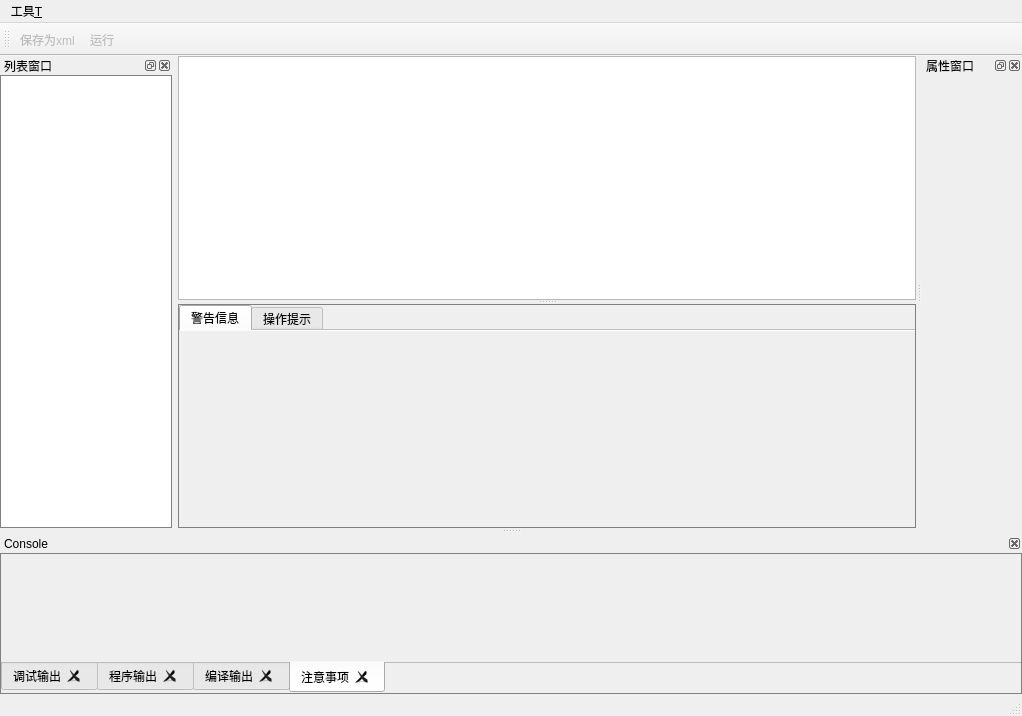
<?xml version="1.0" encoding="UTF-8"?>
<ui version="4.0">
 <class>MainWindow_Radar</class>
 <widget class="QMainWindow" name="MainWindow_Radar">
  <property name="enabled">
   <bool>true</bool>
  </property>
  <property name="geometry">
   <rect>
    <x>0</x>
    <y>0</y>
    <width>1022</width>
    <height>716</height>
   </rect>
  </property>
  <property name="windowTitle">
   <string>编辑雷达</string>
  </property>
  <property name="styleSheet">
   <string notr="true"/>
  </property>
  <property name="dockOptions">
   <set>QMainWindow::AllowNestedDocks|QMainWindow::AllowTabbedDocks|QMainWindow::AnimatedDocks</set>
  </property>
  <widget class="QWidget" name="centralwidget">
   <layout class="QGridLayout" name="gridLayout">
    <property name="leftMargin">
     <number>0</number>
    </property>
    <property name="topMargin">
     <number>0</number>
    </property>
    <property name="rightMargin">
     <number>0</number>
    </property>
    <property name="bottomMargin">
     <number>0</number>
    </property>
    <property name="spacing">
     <number>0</number>
    </property>
    <item row="0" column="0">
     <widget class="QSplitter" name="splitter">
      <property name="minimumSize">
       <size>
        <width>0</width>
        <height>100</height>
       </size>
      </property>
      <property name="frameShape">
       <enum>QFrame::NoFrame</enum>
      </property>
      <property name="frameShadow">
       <enum>QFrame::Plain</enum>
      </property>
      <property name="lineWidth">
       <number>1</number>
      </property>
      <property name="orientation">
       <enum>Qt::Vertical</enum>
      </property>
      <property name="childrenCollapsible">
       <bool>false</bool>
      </property>
      <widget class="QGraphicsView" name="graphicsView">
       <property name="sizePolicy">
        <sizepolicy hsizetype="Expanding" vsizetype="Expanding">
         <horstretch>0</horstretch>
         <verstretch>9</verstretch>
        </sizepolicy>
       </property>
       <property name="styleSheet">
        <string notr="true">margin:0;
padding:0;</string>
       </property>
       <property name="frameShadow">
        <enum>QFrame::Plain</enum>
       </property>
       <property name="sizeAdjustPolicy">
        <enum>QAbstractScrollArea::AdjustToContents</enum>
       </property>
       <property name="backgroundBrush">
        <brush brushstyle="NoBrush">
         <color alpha="255">
          <red>0</red>
          <green>0</green>
          <blue>0</blue>
         </color>
        </brush>
       </property>
      </widget>
      <widget class="QWidget" name="widget" native="true">
       <property name="sizePolicy">
        <sizepolicy hsizetype="Preferred" vsizetype="Preferred">
         <horstretch>0</horstretch>
         <verstretch>0</verstretch>
        </sizepolicy>
       </property>
       <property name="minimumSize">
        <size>
         <width>0</width>
         <height>80</height>
        </size>
       </property>
       <property name="baseSize">
        <size>
         <width>500</width>
         <height>400</height>
        </size>
       </property>
       <property name="autoFillBackground">
        <bool>false</bool>
       </property>
       <property name="styleSheet">
        <string notr="true">#widget{
border:0.6px solid gray;
}</string>
       </property>
       <layout class="QGridLayout" name="gridLayout_3">
        <property name="leftMargin">
         <number>1</number>
        </property>
        <property name="topMargin">
         <number>1</number>
        </property>
        <property name="rightMargin">
         <number>1</number>
        </property>
        <property name="bottomMargin">
         <number>1</number>
        </property>
        <property name="spacing">
         <number>1</number>
        </property>
        <item row="0" column="0">
         <widget class="QTabWidget" name="tabWidget">
          <property name="sizePolicy">
           <sizepolicy hsizetype="Expanding" vsizetype="Expanding">
            <horstretch>0</horstretch>
            <verstretch>0</verstretch>
           </sizepolicy>
          </property>
          <property name="contextMenuPolicy">
           <enum>Qt::NoContextMenu</enum>
          </property>
          <property name="autoFillBackground">
           <bool>false</bool>
          </property>
          <property name="styleSheet">
           <string notr="true">#tabWidget{
border:1px solid gray;
}
</string>
          </property>
          <property name="tabPosition">
           <enum>QTabWidget::North</enum>
          </property>
          <property name="currentIndex">
           <number>0</number>
          </property>
          <property name="elideMode">
           <enum>Qt::ElideNone</enum>
          </property>
          <property name="documentMode">
           <bool>true</bool>
          </property>
          <property name="tabsClosable">
           <bool>false</bool>
          </property>
          <property name="movable">
           <bool>false</bool>
          </property>
          <property name="tabBarAutoHide">
           <bool>true</bool>
          </property>
          <widget class="QWidget" name="tab">
           <attribute name="title">
            <string>警告信息</string>
           </attribute>
          </widget>
          <widget class="QWidget" name="tab_2">
           <attribute name="title">
            <string>操作提示</string>
           </attribute>
           <layout class="QGridLayout" name="gridLayout_5">
            <property name="leftMargin">
             <number>0</number>
            </property>
            <property name="topMargin">
             <number>0</number>
            </property>
            <property name="rightMargin">
             <number>0</number>
            </property>
            <property name="bottomMargin">
             <number>0</number>
            </property>
            <property name="horizontalSpacing">
             <number>0</number>
            </property>
            <item row="0" column="0">
             <widget class="QTextEdit" name="textEdit">
              <property name="frameShape">
               <enum>QFrame::NoFrame</enum>
              </property>
              <property name="frameShadow">
               <enum>QFrame::Plain</enum>
              </property>
             </widget>
            </item>
           </layout>
          </widget>
         </widget>
        </item>
       </layout>
      </widget>
     </widget>
    </item>
   </layout>
  </widget>
  <widget class="QMenuBar" name="menubar">
   <property name="geometry">
    <rect>
     <x>0</x>
     <y>0</y>
     <width>1022</width>
     <height>21</height>
    </rect>
   </property>
   <widget class="QMenu" name="menu">
    <property name="title">
     <string>工具&amp;T</string>
    </property>
    <addaction name="actionOpenXml"/>
    <addaction name="actionsave"/>
    <addaction name="actionRunRadar"/>
    <addaction name="actionCom_list"/>
    <addaction name="actionproperty"/>
   </widget>
   <addaction name="menu"/>
  </widget>
  <widget class="QStatusBar" name="statusbar"/>
  <widget class="QDockWidget" name="dockCompList">
   <property name="enabled">
    <bool>true</bool>
   </property>
   <property name="sizePolicy">
    <sizepolicy hsizetype="Preferred" vsizetype="Preferred">
     <horstretch>0</horstretch>
     <verstretch>0</verstretch>
    </sizepolicy>
   </property>
   <property name="minimumSize">
    <size>
     <width>172</width>
     <height>156</height>
    </size>
   </property>
   <property name="maximumSize">
    <size>
     <width>172</width>
     <height>524287</height>
    </size>
   </property>
   <property name="windowIcon">
    <iconset resource="../Res/res.qrc">
     <normaloff>:/img/XmlDockIcon.png</normaloff>:/img/XmlDockIcon.png</iconset>
   </property>
   <property name="autoFillBackground">
    <bool>false</bool>
   </property>
   <property name="styleSheet">
    <string notr="true"/>
   </property>
   <property name="floating">
    <bool>false</bool>
   </property>
   <property name="features">
    <set>QDockWidget::AllDockWidgetFeatures</set>
   </property>
   <property name="windowTitle">
    <string>列表窗口</string>
   </property>
   <attribute name="dockWidgetArea">
    <number>1</number>
   </attribute>
   <widget class="QWidget" name="dockWidgetContents">
    <property name="styleSheet">
     <string notr="true">#dockWidgetContents{
border:1px solid gray;
}</string>
    </property>
    <layout class="QGridLayout" name="gridLayout_2">
     <property name="leftMargin">
      <number>1</number>
     </property>
     <property name="topMargin">
      <number>1</number>
     </property>
     <property name="rightMargin">
      <number>1</number>
     </property>
     <property name="bottomMargin">
      <number>1</number>
     </property>
     <item row="0" column="0">
      <widget class="RadarCompDraglistWidget" name="listWidget">
       <property name="enabled">
        <bool>true</bool>
       </property>
       <property name="sizePolicy">
        <sizepolicy hsizetype="Expanding" vsizetype="Expanding">
         <horstretch>0</horstretch>
         <verstretch>0</verstretch>
        </sizepolicy>
       </property>
       <property name="baseSize">
        <size>
         <width>0</width>
         <height>0</height>
        </size>
       </property>
       <property name="styleSheet">
        <string notr="true"/>
       </property>
       <property name="frameShape">
        <enum>QFrame::NoFrame</enum>
       </property>
       <property name="frameShadow">
        <enum>QFrame::Plain</enum>
       </property>
       <property name="lineWidth">
        <number>1</number>
       </property>
       <property name="sizeAdjustPolicy">
        <enum>QAbstractScrollArea::AdjustToContents</enum>
       </property>
       <property name="sortingEnabled">
        <bool>false</bool>
       </property>
      </widget>
     </item>
    </layout>
   </widget>
  </widget>
  <widget class="QToolBar" name="toolBar">
   <property name="windowTitle">
    <string>toolBar</string>
   </property>
   <attribute name="toolBarArea">
    <enum>TopToolBarArea</enum>
   </attribute>
   <attribute name="toolBarBreak">
    <bool>false</bool>
   </attribute>
   <addaction name="actionsave"/>
   <addaction name="actionRunRadar"/>
  </widget>
  <widget class="QDockWidget" name="dockWidget">
   <property name="sizePolicy">
    <sizepolicy hsizetype="Minimum" vsizetype="Minimum">
     <horstretch>0</horstretch>
     <verstretch>0</verstretch>
    </sizepolicy>
   </property>
   <property name="minimumSize">
    <size>
     <width>100</width>
     <height>111</height>
    </size>
   </property>
   <property name="maximumSize">
    <size>
     <width>200</width>
     <height>524287</height>
    </size>
   </property>
   <property name="windowIcon">
    <iconset resource="../Res/res.qrc">
     <normaloff>:/img/propertyDockIcon.png</normaloff>:/img/propertyDockIcon.png</iconset>
   </property>
   <property name="features">
    <set>QDockWidget::AllDockWidgetFeatures</set>
   </property>
   <property name="windowTitle">
    <string>属性窗口</string>
   </property>
   <attribute name="dockWidgetArea">
    <number>2</number>
   </attribute>
   <widget class="QWidget" name="dockWidgetContents_2"/>
  </widget>
  <widget class="QDockWidget" name="dockWidget_3">
   <property name="minimumSize">
    <size>
     <width>129</width>
     <height>160</height>
    </size>
   </property>
   <property name="baseSize">
    <size>
     <width>129</width>
     <height>160</height>
    </size>
   </property>
   <property name="features">
    <set>QDockWidget::DockWidgetClosable</set>
   </property>
   <property name="allowedAreas">
    <set>Qt::BottomDockWidgetArea</set>
   </property>
   <property name="windowTitle">
    <string>Console</string>
   </property>
   <attribute name="dockWidgetArea">
    <number>8</number>
   </attribute>
   <widget class="QWidget" name="dockWidgetContents_4">
    <property name="styleSheet">
     <string notr="true">#dockWidgetContents_4{
border:1px solid gray;
}</string>
    </property>
    <layout class="QGridLayout" name="gridLayout_4">
     <property name="leftMargin">
      <number>1</number>
     </property>
     <property name="topMargin">
      <number>1</number>
     </property>
     <property name="rightMargin">
      <number>1</number>
     </property>
     <property name="bottomMargin">
      <number>1</number>
     </property>
     <property name="spacing">
      <number>0</number>
     </property>
     <item row="0" column="0">
      <widget class="QTabWidget" name="tabWidget_2">
       <property name="sizePolicy">
        <sizepolicy hsizetype="Expanding" vsizetype="Expanding">
         <horstretch>0</horstretch>
         <verstretch>0</verstretch>
        </sizepolicy>
       </property>
       <property name="contextMenuPolicy">
        <enum>Qt::NoContextMenu</enum>
       </property>
       <property name="autoFillBackground">
        <bool>false</bool>
       </property>
       <property name="styleSheet">
        <string notr="true">#tabWidge_2{
border:1px solid gray;
}
</string>
       </property>
       <property name="tabPosition">
        <enum>QTabWidget::South</enum>
       </property>
       <property name="tabShape">
        <enum>QTabWidget::Rounded</enum>
       </property>
       <property name="currentIndex">
        <number>3</number>
       </property>
       <property name="elideMode">
        <enum>Qt::ElideNone</enum>
       </property>
       <property name="documentMode">
        <bool>true</bool>
       </property>
       <property name="tabsClosable">
        <bool>true</bool>
       </property>
       <property name="movable">
        <bool>false</bool>
       </property>
       <property name="tabBarAutoHide">
        <bool>true</bool>
       </property>
       <widget class="QWidget" name="tab_3">
        <attribute name="title">
         <string>调试输出</string>
        </attribute>
       </widget>
       <widget class="QWidget" name="tab_4">
        <attribute name="title">
         <string>程序输出</string>
        </attribute>
       </widget>
       <widget class="QWidget" name="tab_5">
        <attribute name="title">
         <string>编译输出</string>
        </attribute>
       </widget>
       <widget class="QWidget" name="tab_6">
        <attribute name="title">
         <string>注意事项</string>
        </attribute>
       </widget>
      </widget>
     </item>
    </layout>
   </widget>
  </widget>
  <action name="actionCom_list">
   <property name="checkable">
    <bool>true</bool>
   </property>
   <property name="checked">
    <bool>false</bool>
   </property>
   <property name="icon">
    <iconset resource="../Res/res.qrc">
     <normaloff>:/img/compXmlDock.png</normaloff>:/img/compXmlDock.png</iconset>
   </property>
   <property name="text">
    <string>组件窗口</string>
   </property>
   <property name="toolTip">
    <string>组件窗口</string>
   </property>
  </action>
  <action name="actionOpenXml">
   <property name="icon">
    <iconset resource="../Res/res.qrc">
     <normaloff>:/img/openxml.png</normaloff>:/img/openxml.png</iconset>
   </property>
   <property name="text">
    <string>打开xml</string>
   </property>
  </action>
  <action name="actionsave">
   <property name="enabled">
    <bool>false</bool>
   </property>
   <property name="icon">
    <iconset resource="../Res/res.qrc">
     <normaloff>:/img/save.png</normaloff>:/img/save.png</iconset>
   </property>
   <property name="text">
    <string>保存为xml</string>
   </property>
  </action>
  <action name="actionRunRadar">
   <property name="enabled">
    <bool>false</bool>
   </property>
   <property name="icon">
    <iconset resource="../Res/res.qrc">
     <normaloff>:/img/runXml.png</normaloff>:/img/runXml.png</iconset>
   </property>
   <property name="text">
    <string>运行</string>
   </property>
  </action>
  <action name="actionproperty">
   <property name="checkable">
    <bool>true</bool>
   </property>
   <property name="icon">
    <iconset resource="../Res/res.qrc">
     <normaloff>:/img/propertyDock.png</normaloff>:/img/propertyDock.png</iconset>
   </property>
   <property name="text">
    <string>属性窗口</string>
   </property>
  </action>
  <zorder>dockCompList</zorder>
  <zorder>dockWidget</zorder>
  <zorder>dockWidget_3</zorder>
 </widget>
 <customwidgets>
  <customwidget>
   <class>RadarCompDraglistWidget</class>
   <extends>QListWidget</extends>
   <header>radarcompdraglistwidget.h</header>
  </customwidget>
 </customwidgets>
 <resources>
  <include location="../Res/res.qrc"/>
 </resources>
 <connections/>
</ui>
